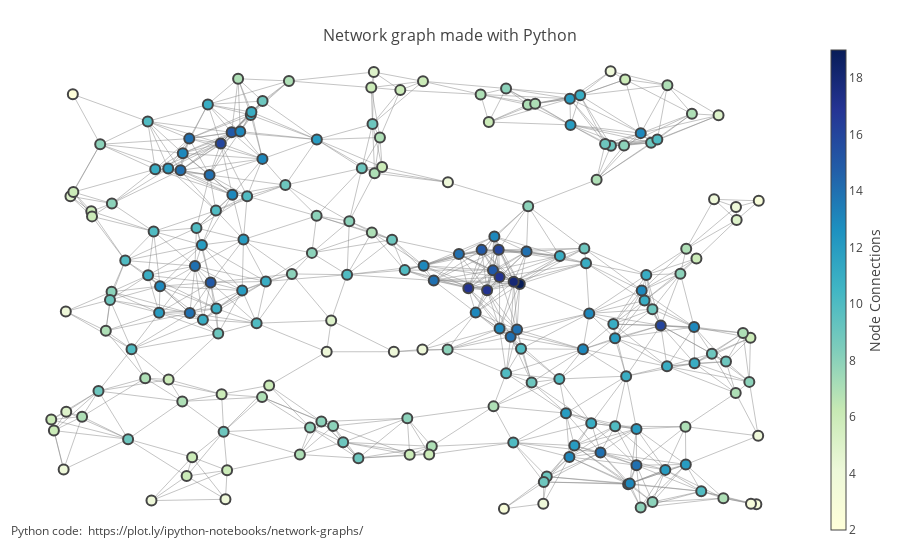

Notebook code cell kept with this figure:
### Code cell
fig = go.Figure(data=[edge_trace, node_trace],
             layout=go.Layout(
                title='<br>Network graph made with Python',
                titlefont=dict(size=16),
                showlegend=False,
                hovermode='closest',
                margin=dict(b=20,l=5,r=5,t=40),
                annotations=[ dict(
                    text="Python code: <a href='https://plot.ly/ipython-notebooks/network-graphs/'> https://plot.ly/ipython-notebooks/network-graphs/</a>",
                    showarrow=False,
                    xref="paper", yref="paper",
                    x=0.005, y=-0.002 ) ],
                xaxis=dict(showgrid=False, zeroline=False, showticklabels=False),
                yaxis=dict(showgrid=False, zeroline=False, showticklabels=False)))

py.iplot(fig, filename='networkx')

### Figure 1 — Plotly figure (JSON) as saved in the notebook; plotly's stock layout.template omitted (floating-point values rounded to 4 significant figures; data arrays with more than 128 entries replaced by an {"elided": "..."} marker saying what was removed)
{"data": [{"hoverinfo": "none", "line": {"color": "#888", "width": 0.5}, "mode": "lines", "type": "scatter", "uid": "444a0266-dc33-4739-a57b-d538bfab67e0", "x": {"elided": "2790 float values"}, "y": {"elided": "2790 float values"}}, {"hoverinfo": "text", "marker": {"color": {"elided": "200 int values"}, "colorbar": {"thickness": 15, "title": {"side": "right", "text": "Node Connections"}, "xanchor": "left"}, "colorscale": "YlGnBu", "line": {"width": 2}, "reversescale": true, "showscale": true, "size": 10}, "mode": "markers", "text": {"elided": "200 str values"}, "type": "scatter", "uid": "d08ff3f6-9327-45a8-80ff-29b8ac19111b", "x": {"elided": "200 float values"}, "y": {"elided": "200 float values"}}], "layout": {"annotations": [{"showarrow": false, "text": "Python code: <a href='https://plot.ly/ipython-notebooks/network-graphs/'> https://plot.ly/ipython-notebooks/network-graphs/</a>", "x": 0.005, "xref": "paper", "y": -0.002, "yref": "paper"}], "hovermode": "closest", "margin": {"b": 20, "l": 5, "r": 5, "t": 40}, "showlegend": false, "title": {"font": {"size": 16}, "text": "<br>Network graph made with Python"}, "xaxis": {"showgrid": false, "showticklabels": false, "zeroline": false}, "yaxis": {"showgrid": false, "showticklabels": false, "zeroline": false}}}
